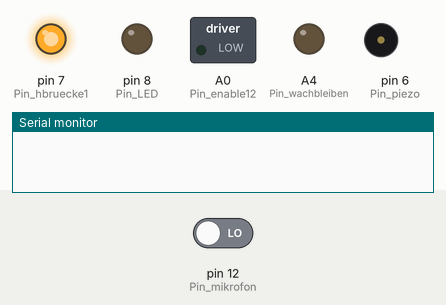
Recording of a sketch running on a simulated Arduino Nano, built with avr-gcc and run on an emulated ATmega328P. Parts: switched loads named in the sketch (green lamp = pin HIGH), output pins drawn as LEDs (lit = HIGH), buzzer (waves = sounding), the last lines printed to the serial monitor. Inputs (shaded band) come from the test bench; at power-on: pin 12 (Pin_mikrofon) LOW. Pins used as bus, display or sensor lines are not drawn.

Above: at 5.3 s.
5.4 s: pin 12 (Pin_mikrofon) driven HIGH
At 17.1 s:
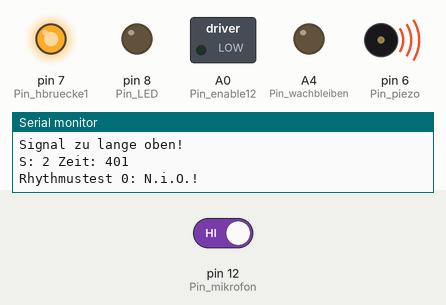
At 18.4 s:
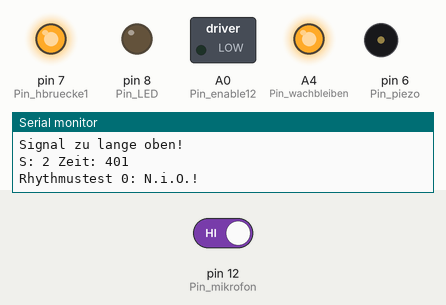
Timing chart, 0 to 23.3 s (numbered marks = the images above; inputs shaded):
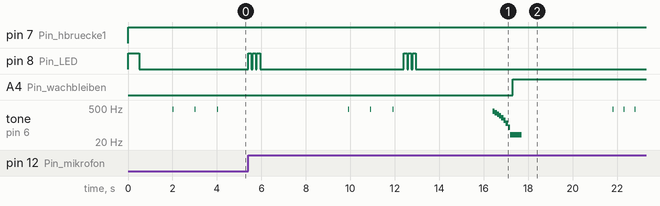

The sketch:

sketch_schallbox.ino
```cpp
#define NOTE_B0  31
#define NOTE_C1  33
#define NOTE_CS1 35
#define NOTE_D1  37
#define NOTE_DS1 39
#define NOTE_E1  41
#define NOTE_F1  44
#define NOTE_FS1 46
#define NOTE_G1  49
#define NOTE_GS1 52
#define NOTE_A1  55
#define NOTE_AS1 58
#define NOTE_B1  62
#define NOTE_C2  65
#define NOTE_CS2 69
#define NOTE_D2  73
#define NOTE_DS2 78
#define NOTE_E2  82
#define NOTE_F2  87
#define NOTE_FS2 93
#define NOTE_G2  98
#define NOTE_GS2 104
#define NOTE_A2  110
#define NOTE_AS2 117
#define NOTE_B2  123
#define NOTE_C3  131
#define NOTE_CS3 139
#define NOTE_D3  147
#define NOTE_DS3 156
#define NOTE_E3  165
#define NOTE_F3  175
#define NOTE_FS3 185
#define NOTE_G3  196
#define NOTE_GS3 208
#define NOTE_A3  220
#define NOTE_AS3 233
#define NOTE_B3  247
#define NOTE_C4  262
#define NOTE_CS4 277
#define NOTE_D4  294
#define NOTE_DS4 311
#define NOTE_E4  330
#define NOTE_F4  349
#define NOTE_FS4 370
#define NOTE_G4  392
#define NOTE_GS4 415
#define NOTE_A4  440
#define NOTE_AS4 466
#define NOTE_B4  494
#define NOTE_C5  523
#define NOTE_CS5 554
#define NOTE_D5  587
#define NOTE_DS5 622
#define NOTE_E5  659
#define NOTE_F5  698
#define NOTE_FS5 740
#define NOTE_G5  784
#define NOTE_GS5 831
#define NOTE_A5  880
#define NOTE_AS5 932
#define NOTE_B5  988
#define NOTE_C6  1047
#define NOTE_CS6 1109
#define NOTE_D6  1175
#define NOTE_DS6 1245
#define NOTE_E6  1319
#define NOTE_F6  1397
#define NOTE_FS6 1480
#define NOTE_G6  1568
#define NOTE_GS6 1661
#define NOTE_A6  1760
#define NOTE_AS6 1865
#define NOTE_B6  1976
#define NOTE_C7  2093
#define NOTE_CS7 2217
#define NOTE_D7  2349
#define NOTE_DS7 2489
#define NOTE_E7  2637
#define NOTE_F7  2794
#define NOTE_FS7 2960
#define NOTE_G7  3136
#define NOTE_GS7 3322
#define NOTE_A7  3520
#define NOTE_AS7 3729
#define NOTE_B7  3951
#define NOTE_C8  4186
#define NOTE_CS8 4435
#define NOTE_D8  4699
#define NOTE_DS8 4978

int Pin_zufall = A6;
int Pin_wachbleiben = A4;
int Pin_LED = 8;
int Pin_piezo = 6;
int Pin_mikrofon = 12;
int Pin_hbruecke1 = 7;   // Ist immer so
int Pin_hbruecke2 = 6;   // Ist immer so
int Pin_enable12 = A0;

int Pin_hbruecke3 = 3;   // Ist immer so, aber Lücke mit Draht überbruecken!
int Pin_hbruecke4 = 4;   // Ist immer so, aber Lücke mit Draht überbruecken!

/*#############################################################################*/
/* in der Struktur "rhythmus" werden die Schläge und die Kontrollbereiche definiert,
 * die zu einem Schlagrythmus gehören.
 *
 * Es sollen jeweils 3 Takte gefüllt werden. Die Taktlänge ist jeweils 500.
 * EinRhythmus muss imm auf Zeil 0 anfangen.
 */
#define MAX_BEATS 12            // Die Maximale Anzahl von Schlägen, die zu einem Rythmus gehören
struct rhythmus
{
  int anz_beats;
  int beats[MAX_BEATS];         // Definition der Position des Schlages
  int vorher[MAX_BEATS];        // Gibt an, wieviele Einheiten der über das Mikrofon detektierte
                                // Nachahmerschlag früher liegen darf.
  int nachher[MAX_BEATS];       // Gibt an, wieviele Einheiten der über das Mikrofon detektierte
                                // Nachahmerschlag später liegen darf.
};


rhythmus Startrhythmus =
{     // Drei gleichmäßige Schläge
  3,
  {0, 500, 2000, 0, 0, 0, 0, 0, 0, 0, 0},  // Lage der Beats
  {-300, -300, -300, 0, 0, 0, 0, 0, 0, 0, 0, 0},// Toleranz nach früh
  {300, 300, 300, 0, 0, 0, 0, 0, 0, 0, 0, 0}    // Toleranz nach spät
};

rhythmus Rhythmus2
{     // vier Schläge
  4,
  {0, 500, 500, 2000, 0, 0, 0, 0, 0, 0, 0, 0}, // Lage der Beats
  {-200, -200, -200, -300, 0, 0, 0, 0, 0, 0, 0, 0},// Toleranz nach früh
  {200, 200, 200, 300, 0, 0, 0, 0, 0, 0, 0, 0}       // Toleranz nach spät
};

rhythmus Rhythmus3
{     // vier Schläge
  4,
  {0, 500, 1500, 2000, 0, 0, 0, 0, 0, 0, 0, 0}, // Lage der Beats
  {-200, -200, -200, -300, 0, 0, 0, 0, 0, 0, 0, 0},// Toleranz nach früh
  {200, 200, 200, 300, 0, 0, 0, 0, 0, 0, 0, 0}     // Toleranz nach spät
};

rhythmus Rhythmus4
{     // vier Schläge
  4,
  {0, 500, 500, 1500, 0, 0, 0, 0, 0, 0, 0, 0}, // Lage der Beats
  {-200, -200, -200, -200, 0, 0, 0, 0, 0, 0, 0, 0},// Toleranz nach früh
  {200, 200, 200, 200, 0, 0, 0, 0, 0, 0, 0, 0}     // Toleranz nach spät
};


#define MAX_RHYTHMEN 7          // Die maximale Anzahl von Schlagrhythmen im Array
rhythmus R_array[ MAX_RHYTHMEN ] =
{

{     // Drei gleichmäßige Schläge
  3,
  {0, 1000, 2000, 0, 0, 0, 0, 0, 0, 0, 0},  // Lage der Beats
  {-300, -300, -300, 0, 0, 0, 0, 0, 0, 0, 0, 0},// Toleranz nach früh
  {300, 300, 300, 0, 0, 0, 0, 0, 0, 0}    // Toleranz nach spät
},

{     // vier Schläge
  4,
  {0, 500, 1000, 2000, 0, 0, 0, 0, 0, 0, 0, 0}, // Lage der Beats
  {-200, -300, -300, -300, 0, 0, 0, 0, 0, 0, 0, 0},// Toleranz nach früh
  {200, 300, 300, 300, 0, 0, 0, 0, 0, 0, 0, 0}       // Toleranz nach spät
},

{     // vier Schläge
  4,
  {0, 750, 1000, 2000, 0, 0, 0, 0, 0, 0, 0, 0}, // Lage der Beats
  {-200, -200, -300, -300, 0, 0, 0, 0, 0, 0, 0, 0},// Toleranz nach früh
  {200, 200, 300, 300, 0, 0, 0, 0, 0, 0, 0, 0}     // Toleranz nach spät
},

{     // vier Schläge
  4,
  {0, 333, 666, 1500, 0, 0, 0, 0, 0, 0, 0, 0}, // Lage der Beats
  {-200, -200, -200, -300, 0, 0, 0, 0, 0, 0, 0, 0},// Toleranz nach früh
  {200, 200, 200, 300, 0, 0, 0, 0, 0, 0, 0, 0}     // Toleranz nach spät
},

{     // acht Schläge
  8,
  {0, 250, 1000, 1250, 2000, 2250, 3000, 3250, 0, 0, 0, 0}, // Lage der Beats
  {-200, -200, -200, -300, -300, -300, -300, -300, 0, 0, 0, 0},// Toleranz nach früh
  {200, 200, 200, 300, 300, 300, 300, 300, 0, 0, 0, 0}     // Toleranz nach spät
},

{     // neun Schläge
  9,
  {0, 1000, 2000, 2250, 2500, 2750, 3000, 4000, 5000, 0, 0, 0}, // Lage der Beats
  {-200, -200, -200, -300, -300, -300, -300, -400, -400, 0, 0, 0},// Toleranz nach früh
  {200, 200, 200, 300, 300, 300, 300, 400, 400, 0, 0, 0}     // Toleranz nach spät
},

{     // zwölf Schläge
  12,
  {0, 1000, 2000, 2250, 2500, 2750, 3000, 3250, 3500, 3750, 4000, 5000}, // Lage der Beats
  {-200, -200, -200, -300, -300, -300, -300, -400, -400, -400, -400, -400},// Toleranz nach früh
  {200, 200, 200, 300, 300, 300, 300, 400, 400, 400, 400, 400}     // Toleranz nach spät
}


};


/* Die folgende Funktion spielt einen Rhytmus vor,
 *  wartet auf das Echo, testet dieses
 *  Wenn das Echo OK ist, wir True zurückgegeben,
 *  wenn das Echo nicht innerhalb der Zeitgrenzen ist, wird ein zweites Mal getestet
 */
int teste_rhythmus( rhythmus rhyt[] )
{
  unsigned long startzeit;
  int zeit;
  int schlag;
  int bestanden;


  // Erstes Vorspielen:
  startzeit = millis();
  schlag = 0;
  for( zeit = -500; (zeit < rhyt->beats[ rhyt->anz_beats -1] +500); )
    {
      zeit = -500 +(millis()-startzeit);

      if( schlag >= rhyt->anz_beats )
        {
          continue;
        }

      if( zeit > rhyt->beats[schlag] )
        {
          tone( Pin_piezo, 440, 25);
          delay( 25 );
          schlag++;
        }
    }   // ..Ende erstes Vorspielen..

   // Erstes Abprüfen
   startzeit = millis();
   bestanden = true;
   schlag = 0;
   for( zeit = 0; (zeit < rhyt->beats[ rhyt->anz_beats -1] +2000); )
     {
        zeit = (millis()-startzeit);

        if(schlag >= rhyt->anz_beats )
          continue;

        if( (zeit > (rhyt->beats[schlag] + rhyt->nachher[schlag])) && (schlag > 0 ) )
          {
            schlag++;
            Serial.print( " Zeitverzug:" );
            Serial.println( zeit );
            bestanden = false;
          }

        if( digitalRead( Pin_mikrofon ) )
         {  // Ein Nachahmerschlag wurde detektiert:

            // Der Anfang muss nicht genau getroffen werden. Das ist zu schwiering.
            // (Dann lieber kompliziertere Schlagmuster!)
            if( schlag == 0 )
              {
                startzeit = millis();
                zeit = 0;
              }

            if( (zeit < (rhyt->beats[schlag] + rhyt->vorher[schlag])) && (schlag > 0) )
              {
                bestanden = false;
              }

            digitalWrite( Pin_LED, true );
            delay( 150 );
            digitalWrite( Pin_LED, false );
            delay( 50 );

            if( digitalRead( Pin_mikrofon ) )Serial.println( "Signal zu lange oben!" );

            Serial.print( "S: " ); Serial.print( schlag );
            Serial.print( " Zeit: " );
            Serial.println( zeit );
            schlag++;

         }  // ..ein Nachahmerschlag wurde detektiert..

     }    // ..Ende der for-zeitschleife zum ersten Testen des Echo-Rhythmus..

  if( bestanden &&(schlag>0) ) return( true );

  // Zweites Vorspielen:
  startzeit = millis();
  bestanden = true;
  schlag = 0;
  for( zeit = -500; (zeit < rhyt->beats[ rhyt->anz_beats -1] +500); )
    {
      zeit = -500 +(millis()-startzeit);

      if( schlag >= rhyt->anz_beats )
        continue;


      if( zeit > rhyt->beats[schlag] )
        {
          tone( Pin_piezo, 440, 25);
          delay( 25 );
          schlag++;
        }

    }   // ..Ende for-Schleife zweites Vorspielen..

   // Zweites Abprüfen
   startzeit = millis();
   bestanden = true;
   schlag = 0;
   for( zeit = 0; (zeit < rhyt->beats[ rhyt->anz_beats -1] +2000) ; )
     {
        zeit = (millis()-startzeit);

        if(schlag >= rhyt->anz_beats )
          continue;

        if( (zeit > (rhyt->beats[schlag] + rhyt->nachher[schlag])) && (schlag > 0) )
          {
            schlag++;
            Serial.print(" Verstrichen " );
            Serial.println(zeit);
            bestanden = false;
          }

        if( digitalRead( Pin_mikrofon ) )
         {  // Ein Nachahmerschlag wurde detektiert:

            // Der Anfang muss nicht genau getroffen werden. Das ist zu schwiering.
            // (Dann lieber kompliziertere Schlagmuster!)
            if( schlag == 0 )
              {
                startzeit = millis();
                zeit = 0;
              }

            if( (zeit < (rhyt->beats[schlag] + rhyt->vorher[schlag])) && (schlag > 0) )
              {
                bestanden = false;
              }

            digitalWrite( Pin_LED, true );
            delay( 150 );
            digitalWrite( Pin_LED, false );
            delay( 50 );

            if( digitalRead( Pin_mikrofon ) ) Serial.println( "Signal zu lange oben!" );

            Serial.print( "S: " ); Serial.print( schlag );
            Serial.print( " Zeit: " );
            Serial.println( zeit );
            schlag++;

         }  // ..ein Nachahmerschlag wurde detektiert..

     }    // ..Ende der for-zeitschleife zum ersten Testen des Echo-Rhythmus..

  return( bestanden &&(schlag>0) );

}  // ..Ende von "teste_rhythmus()"..


void verlierermelodie()
{
  int i;

  for( i=400; i-=40; i>0 )
    {
      tone( Pin_piezo, i, 500);
      delay( 100 );
    }
}


/***********************************************************************
 * Festlegungen für die Siegermelodie:
 **********************************************************************/

// notes in the melody:
int melody[] = {
  NOTE_E4, NOTE_F4, NOTE_G4, NOTE_C5, NOTE_D4, NOTE_E4, NOTE_F4,
  NOTE_A4, NOTE_B4, NOTE_C5, NOTE_F5, NOTE_A4, NOTE_B4, NOTE_C5, NOTE_D5, NOTE_E5  ,
  NOTE_E4, NOTE_F4, NOTE_G4, NOTE_C5, NOTE_D5, NOTE_E5, NOTE_F5,
  NOTE_D5, NOTE_E5, NOTE_F5, NOTE_A4, NOTE_A4, NOTE_A4, NOTE_F5, NOTE_A4, NOTE_A4, NOTE_A4,
  NOTE_F5, NOTE_E5, NOTE_D5, NOTE_A4, NOTE_A4, NOTE_A4, NOTE_D5, NOTE_A4, NOTE_A4, NOTE_A4,
  NOTE_E5, NOTE_D5, NOTE_C5
};

// note durations
int noteDurations[] = {
  500*3/4, 500/4, 500, 500*2, 500*3/4, 500/4, 500*3,
  500*3/4, 500/4, 500, 500*2, 500*3/4, 500/4, 500, 500, 500,
  500*3/4, 500/4, 500, 500*2, 500*3/4, 500/4, 500*3,
  500*3/4, 500/4, 500, 500/3, 500/3, 500/3, 500, 500/3, 500/3, 500/3,
  500*3/4, 500/4, 500, 500/3, 500/3, 500/3, 500, 500/3, 500/3, 500/3,
  500*3/4, 500/4, 500*2

};

void siegermelodie()
{
  // iterate over the notes of the melody:
  for (int thisNote = 0; thisNote < 46; thisNote++) {


    int noteDuration =  noteDurations[thisNote];
    tone(Pin_piezo, melody[thisNote], noteDuration);

    // to distinguish the notes, set a minimum time between them.
    // the note's duration + 30% seems to work well:
    int pauseBetweenNotes = noteDuration * 1.30;
    delay(pauseBetweenNotes);
    // stop the tone playing:
    noTone(Pin_piezo);
  }
}     // ..Ende von "siegermelodie()"..


void LED_an()
{
  digitalWrite( Pin_LED, true );
}

void LED_aus()
{
  digitalWrite( Pin_LED, false );
}

void bleibe_wach()
{
  analogWrite( Pin_wachbleiben, 0 );
}

void schlafe_ein()
{
  analogWrite( Pin_wachbleiben, 255 );
  delay( 4000 );
}

void motor_links()
{
  analogWrite( Pin_enable12, 255 );
  delay( 10 );
  digitalWrite( Pin_hbruecke1, false );
  digitalWrite( Pin_hbruecke2, true );
}

void motor_rechts()
{
  analogWrite( Pin_enable12, 255 );
  delay( 10 );
  digitalWrite( Pin_hbruecke1, true );
  digitalWrite( Pin_hbruecke2, false );
}

void motor_aus()
{
  digitalWrite( Pin_hbruecke1, true );
  digitalWrite( Pin_hbruecke2, true );
  analogWrite( Pin_enable12, 0 );
  delay( 10 );
}


void setup()
{
  int i;
  int ok;

  // put your setup code here, to run once:
  pinMode( Pin_hbruecke1, OUTPUT );
  pinMode( Pin_hbruecke2, OUTPUT );
  pinMode( Pin_enable12, OUTPUT );
  motor_aus();

  pinMode( Pin_mikrofon, INPUT );
  pinMode( Pin_wachbleiben, OUTPUT );
  pinMode( Pin_LED, OUTPUT );
  pinMode( Pin_piezo, OUTPUT );
  pinMode( Pin_zufall, INPUT );      // Zur Erzeugung einer Zufallszahl, darf nicht angeschlossen sein!

  randomSeed( analogRead( Pin_zufall ) );

  Serial.begin( 9600 );

  bleibe_wach();


  LED_an();
  delay( 500 );
  LED_aus(); delay( 1000 );


  for( i = 0; i<MAX_RHYTHMEN; i++ )
    {
      ok= teste_rhythmus( R_array + i );
      Serial.print( "Rhythmustest " );Serial.print( i );
      if( ok )
        Serial.println( ": OK! " );
      else
        Serial.println( ": N.i.O.!" );

      if( !ok )
        {
          verlierermelodie();
          schlafe_ein();

        }

    }

// Hier Code zum Öffnen des Deckels:
digitalWrite( Pin_LED, true );
motor_rechts(); delay( 3000 );   // Box auf
siegermelodie();


motor_links(); delay( 2000 );    // Box zu
schlafe_ein();


}  // ..Ende von setup()..


void loop()
{

}    // ..Ende von loop()..
```

Measured:
- after the input at 5.4 s, A4 (Pin_wachbleiben): LOW → HIGH after 11.9 s instead of 11.0 s
- by itself, tone on pin 6 (Pin_piezo): plays 440 Hz for 0.03 s, 440 Hz for 0.03 s, 440 Hz for 0.03 s, 360 Hz for 0.10 s, 320 Hz for 0.10 s, 280 Hz for 0.10 s … (15 notes in this stretch)
